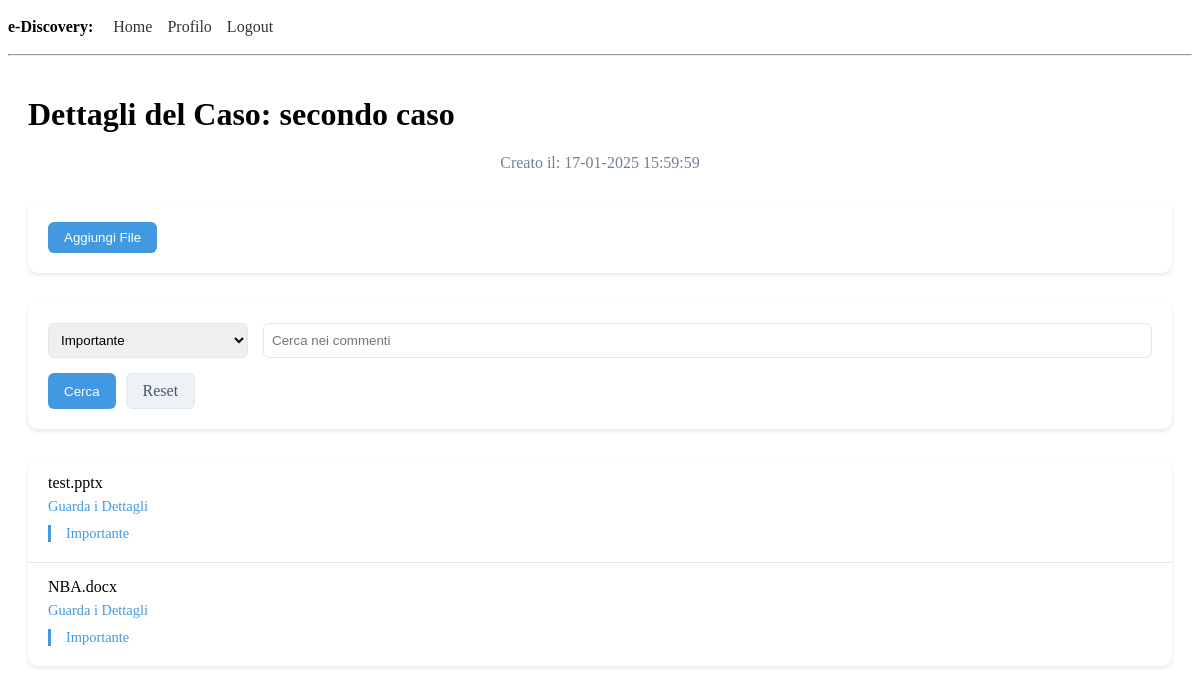
The page /case/7?label_filter=Importante (signed in) on the database its author committed.
### app/models.py (models this page shows, shortened)
class Case(db.Model):
    __tablename__ = 'cases'
    id = db.Column(db.Integer, primary_key=True)
    name = db.Column(db.String(128), nullable=False, unique=True)
    created_at = db.Column(db.DateTime, default=lambda: datetime.now(timezone.utc))
    files = db.relationship('File', backref='case', lazy='dynamic')

class File(db.Model):
    __tablename__ = 'files'
    id = db.Column(db.Integer, primary_key=True)
    case_id = db.Column(db.Integer, db.ForeignKey('cases.id'), nullable=False)
    filename = db.Column(db.String(256), nullable=False)
    relative_path = db.Column(db.String(512), nullable=False)
    file_metadata = db.Column(db.JSON, nullable=False) #salviamo i metadati in formato JSON
    uploaded_at = db.Column(db.DateTime, default=lambda: datetime.now(timezone.utc))
    annotations = db.relationship('FileAnnotation', backref='file', lazy='dynamic', cascade='all, delete-orphan')

class FileAnnotation(db.Model):
    __tablename__ = 'file_annotations'
    id = db.Column(db.Integer, primary_key=True)
    file_id = db.Column(db.Integer, db.ForeignKey('files.id'), nullable=False)
    label = db.Column(db.String(50), nullable=False)
    comment = db.Column(db.Text, nullable=True)
    created_at = db.Column(db.DateTime, default=lambda: datetime.now(timezone.utc))
    created_by = db.Column(db.Integer, db.ForeignKey('user.id'), nullable=False)
    user = db.relationship('User', backref='file_annotations')

### app/routes.py (the view)
@app.route('/case/<int:case_id>')
@login_required
def case_details(case_id):
    case = Case.query.get_or_404(case_id)
    label_filter = request.args.get('label_filter', '').strip()
    comment_search = request.args.get('comment_search', '').strip()
    query = File.query.filter(File.case_id == case_id)
    if label_filter:
        if label_filter == 'unlabeled':
            files_with_annotations = db.session.query(FileAnnotation.file_id).distinct()
            query = query.filter(~File.id.in_(files_with_annotations))
        else:
            query = query.join(FileAnnotation).filter(FileAnnotation.label == label_filter)
    if comment_search:
        query = query.join(FileAnnotation).filter(FileAnnotation.comment.ilike(f'%{comment_search}%'))
    files = query.distinct().all()
    return render_template('case_details.html', case=case, files=files, label_filter=label_filter, comment_search=comment_search)

### app/models.py (called while the page is built)
    @login.user_loader
    def load_user(id):
        return db.session.get(User, int(id))

### app/routes.py (called while the page is built)
@app.before_request
def before_request():
    if current_user.is_authenticated:
        current_user.last_seen = datetime.now(timezone.utc)
        db.session.commit()

### app/templates/case_details.html (shortened to what this page needs)
{% extends "base.html" %}
{% block content %}
<div class="case-details-container">
    <h1>Dettagli del Caso: {{case.name}}</h1>
    <p class="creation-date">Creato il: {{case.created_at.strftime('%d-%m-%Y %H:%M:%S')}}</p>
    <div class="upload-section">
        <button onclick="toggleUploadForm()" class="toggle-btn">Aggiungi File</button>
    </div>
    <div class="search-container">
        <form action="{{url_for('case_details', case_id=case.id)}}" method="get" class="search-form">
            <div class="search-controls">
                <select name="label_filter" class="label-filter">
                    <option value="Importante" {% if label_filter == 'Importante' %} selected {% endif %}>Importante</option>
                </select>
                <input type="text" name="comment_search" placeholder="Cerca nei commenti" value="{{comment_search if comment_search}}" class="comment-search">
            </div>
            <div class="button-group">
                <button type="submit" class="search-btn">Cerca</button>
                {% if label_filter or comment_search %}
                <a href="{{url_for('case_details', case_id=case.id)}}" class="reset-btn">Reset</a>
                {% endif %}
            </div>
        </form>
    </div>
    <div class="files-list">
        {% if files %}
        {% for file in files%}
        <div class="file-item">
            <div class="file-name">{{file.filename.split('/')[-1]}}</div>
            <a href="{{url_for('file_info', file_id=file.id)}}" class="view-details">Guarda i Dettagli</a>
            {% if label_filter or comment_search %}
            <div class="matching-annotations">
                {% for annotation in file.annotations %}
                {% if (label_filter and annotation.label == label_filter) or (comment_search and annotation.comment and comment_search.lower() in annotation.comment.lower()) %}
                <div class="annotation-preview">
                    <span class="label">{{annotation.label}}</span>
                </div>
                {% endif %}
                {% endfor %}
            </div>
            {% endif %}
        </div>
        {% endfor %}
        {% endif %}
    </div>
</div>
{% endblock %}

### app/templates/case_details.html (style rules this page uses)
.case-details-container { max-width: 1200px; margin: 40px auto; padding: 0 20px; }
.creation-date { text-align: center; color: #718096; margin-bottom: 30px; }
.upload-section { background: white; padding: 20px; border-radius: 10px; box-shadow: 0 2px 4px rgba(0, 0, 0, 0.1); margin-bottom: 30px; }
.toggle-btn { background: #4299e1; color: white; padding: 8px 16px; border: none; border-radius: 6px; cursor: pointer; }
.search-container { background: white; padding: 20px; border-radius: 10px; box-shadow: 0 2px 4px rgba(0, 0, 0, 0.1); margin-bottom: 30px; }
.search-controls { display: flex; gap: 15px; margin-bottom: 15px; }
.label-filter, .comment-search { padding: 8px; border: 1px solid #e2e8f0; border-radius: 6px; }
.label-filter { min-width: 200px; }
.comment-search { flex-grow: 1; }
.button-group { display: flex; gap: 10px; }
.search-btn, .reset-btn { padding: 8px 16px; border-radius: 6px; cursor: pointer; }
.search-btn { background: #4299e1; color: white; border: none; }
.reset-btn { background: #edf2f7; color: #4a5568; text-decoration: none; border: 1px solid #e2e8f0; }
.files-list { background: white; border-radius: 10px; box-shadow: 0 2px 4px rgba(0, 0, 0, 0.1); overflow: hidden; }
.file-item { padding: 15px 20px; border-bottom: 1px solid #e2e8f0; }
.file-item:last-child { border-bottom: none; }
.file-name { font-weight: 500; margin-bottom: 5px; }
.view-details { color: #4299e1; text-decoration: none; font-size: 0.9em; }
.matching-annotations { margin-top: 10px; padding-left: 15px; border-left: 3px solid #4299e1; }
.annotation-preview { margin: 5px 0; font-size: 0.9em; }
.annotation-preview .label { font-weight: 500; color: #4299e1; margin-right: 10px; }

### rows shown on the page
Case: name "secondo caso", created_at "17-01-2025 15:59:59"
File: filename "test.pptx"
FileAnnotation: label "Importante"
File: filename "NBA.docx"
FileAnnotation: label "Importante"
